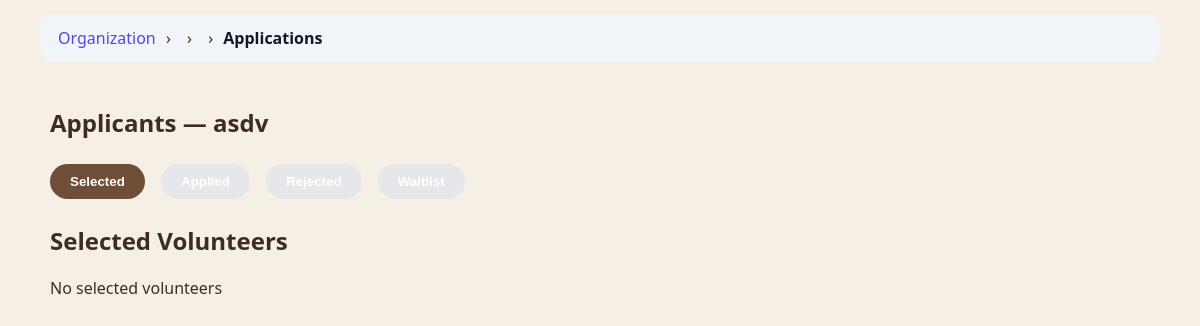
Page /organization/service/30/applications/ (signed in) on the earlier database version.
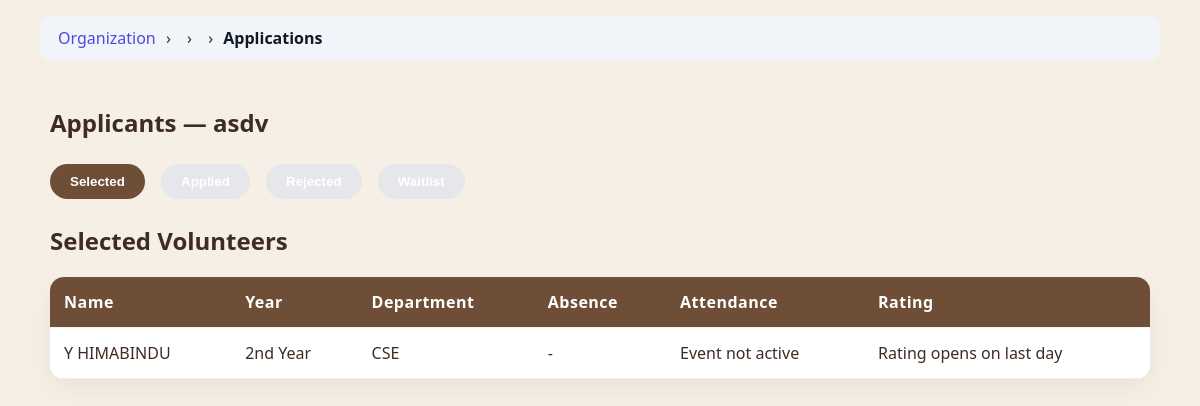
Same page on the later database version.
### app1/models.py (models this page shows, shortened)
class Application(models.Model):
    STATUS_CHOICES = [
        ("APPLIED", "Applied"),
        ("SELECTED", "Selected"),
        ("WAITLIST", "Waitlist"),
        ("REJECTED", "Rejected"),
        ("COMPLETED", "Completed"),
        ("CLOSED", "Closed"),
        ("ABSENT", "Absent"),
    ]
    volunteer = models.ForeignKey(VolunteerProfile, on_delete=models.CASCADE)
    service = models.ForeignKey(Service, on_delete=models.CASCADE)
    status = models.CharField(max_length=20, choices=STATUS_CHOICES, default='APPLIED')
    submission_text = models.TextField(blank=True)
    rating = models.IntegerField(default=0)
    review = models.TextField(blank=True)
    absence_requested = models.BooleanField(default=False)
    absence_approved = models.BooleanField(default=False)

class VolunteerProfile(models.Model):
    user = models.OneToOneField(User, on_delete=models.CASCADE)
    full_name = models.CharField(max_length=100)
    phone = models.CharField(max_length=15)
    student_id = models.CharField(max_length=20)
    department = models.CharField(max_length=20, default="", blank=True)
    year = models.CharField(max_length=20)
    skills = models.TextField(blank=True)
    photo = models.ImageField(upload_to="profiles/", blank=True, null=True)
    cover_photo = models.ImageField(upload_to="covers/", blank=True, null=True)
    rating = models.FloatField(default=0)
    attendance = models.IntegerField(default=0)
    GENDER_CHOICES = (
        ("MALE", "Male"),
        ("FEMALE", "Female"),
        ("OTHER", "Other"),
    )
    gender = models.CharField(
        max_length=10,
        choices=GENDER_CHOICES,
        blank=True
    )

### app1/views.py (the view)
# urls.py: path("organization/service/<int:service_id>/applications/",views.organization_view_applicants,name="org_view_applicants"),
@login_required
def organization_view_applicants(request, service_id):
    service = get_object_or_404(Service, id=service_id)
    applications = Application.objects.filter(service=service)
    selected_apps = applications.filter(status="SELECTED")
    rejected_apps = applications.filter(status="REJECTED")
    waitlist_apps = applications.filter(status="WAITLIST")
    applied_apps = applications.filter(status="APPLIED")
    selected_count = Application.objects.filter(
        service=service,
        status="SELECTED"
    ).count()
    remaining_seats = service.max_volunteers - selected_count
    if service.required_gender != "ANY":
        applied_apps = applied_apps.filter(
            volunteer__gender=service.required_gender
        )
    if service.required_year:
        applied_apps = applied_apps.filter(
            volunteer__year=service.required_year
        )
    today = timezone.now().date()
    event_last_day = service.end_date
    today_attendance = Attendance.objects.filter(
        application__service=service,
        date=today
    )
    present_ids_today = set(
        today_attendance.filter(is_present=True)
        .values_list("application_id", flat=True)
    )
    marked_ids_today = set(
        today_attendance.values_list("application_id", flat=True)
    )
    unmarked_exists = selected_apps.exclude(
        id__in=marked_ids_today
    ).exists()
    event_active = (
        service.start_date
        and service.end_date
        and service.start_date <= today <= service.end_date
    )
    is_last_day = today == service.end_date
    selected_count = Application.objects.filter(
        service=service,
        status="SELECTED"
    ).count()
    today_attendance_count = Attendance.objects.filter(
        application__service=service,
        date=today
    ).count()
    attendance_completed_today = selected_count == today_attendance_count
    rating_open = is_last_day and attendance_completed_today
    context = {
        "service": service,
        "selected_apps": selected_apps,
        "rejected_apps": rejected_apps,
        "waitlist_apps": waitlist_apps,
        "applied_apps": applied_apps,
        "event_active": event_active,
        "today": today,
        "present_ids_today": present_ids_today,
        "marked_ids_today": marked_ids_today,
        "unmarked_exists": unmarked_exists,
        "rating_open": rating_open,
        "remaining_seats": remaining_seats,
    }
    return render(request, "organization/view_applicants.html", context)

### app1/templatetags/breadcrumbs.py (called while the page is built)
@register.simple_tag(takes_context=True)
def generate_breadcrumbs(context):
    request = context['request']
    path = request.path.strip('/')
    parts = path.split('/')
    breadcrumbs = []
    url = ""
    for part in parts:
        url += "/" + part
        name = part.replace('-', ' ').replace('_', ' ').title()
        if part == "organization":
            breadcrumbs.append(("Organization", reverse("organization_dashboard")))
        elif part == "volunteer":
            breadcrumbs.append(("Volunteer", reverse("volunteer_dashboard")))
        elif part == "admin_panel":
            breadcrumbs.append(("Admin Panel", reverse("admin_dashboard")))
        elif part == "service" or part.isdigit():
            breadcrumbs.append(("", reverse("organization_dashboard")))
        else:
            breadcrumbs.append((name, url + "/"))
    return breadcrumbs

### app1/templates/organization/view_applicants.html (shortened to what this page needs)
{% extends "organization/base.html" %}
{% block content %}
<div class="top-bar">
    <h1>Applicants — {{ service.title }}</h1>
</div>
<div class="filter-bar">
    <button class="filter-btn active" onclick="showTable('selected', this)">Selected</button>
    <button class="filter-btn" onclick="showTable('applied', this)">Applied</button>
    <button class="filter-btn" onclick="showTable('rejected', this)">Rejected</button>
    <button class="filter-btn" onclick="showTable('waitlist', this)">
    Waitlist
</button>
</div>
<div id="selected_table">
<h2>Selected Volunteers</h2>
{% if selected_apps %}
<form method="post" action="{% url 'mark_bulk_attendance' service.id %}">
<table>
<tr>
    <th>Name</th>
    <th>Year</th>
    <th>Department</th>
    <th>Absence</th>
    <th>Attendance</th>
    <th>Rating</th>
</tr>
{% for app in selected_apps %}
<tr>
    <td>{{ app.volunteer.full_name }}</td>
    <td>{{ app.volunteer.year }}</td>
    <td>{{ app.volunteer.department }}</td>
    <td>
        {% if app.absence_requested and not app.absence_approved %}
            <form method="post" action="{% url 'approve_absence' app.id %}">
                {% csrf_token %}
                <button style="background:red;">Approve Absence</button>
            </form>
        {% elif app.absence_approved %}
            <span style="color:red;">Absence Approved</span>
        {% else %}
            -
        {% endif %}
    </td>
    <td>
        {% if event_active %}
            {% if app.id in marked_ids_today %}
                {% if app.id in present_ids_today %}
                    <span style="color:green;font-weight:600;">Present</span>
                {% else %}
                    <span style="color:red;font-weight:600;">Absent</span>
                {% endif %}
            {% else %}
                <input type="checkbox" name="present_ids" value="{{ app.id }}">
            {% endif %}
        {% else %}
            Event not active
        {% endif %}
    </td>
    <td>
        {% if rating_open %}
            {% if app.rating %}
                ⭐ {{ app.rating }}
            {% else %}
                <div class="star-rating" data-app-id="{{ app.id }}">
                    <span data-value="1">★</span>
                    <span data-value="2">★</span>
                    <span data-value="3">★</span>
                    <span data-value="4">★</span>
                    <span data-value="5">★</span>
                </div>
            {% endif %}
        {% else %}
            Rating opens on last day
        {% endif %}
    </td>
</tr>
{% endfor %}
</table>
</form>
{% else %}
<p>No selected volunteers</p>
{% endif %}
</div>
{% endblock %}

Differences in the rows shown:
added Application: volunteer.full_name "Y HIMABINDU", volunteer.year "2nd Year", volunteer.department "CSE"
Other differences:
text no longer shown: "No selected volunteers"
text now shown: "Name Year Department Absence Attendance Rating"
